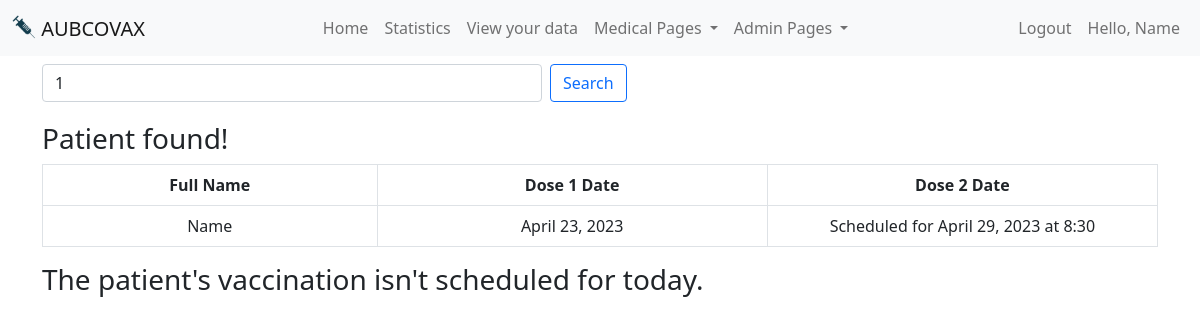
The app's page /medicalSearch/1 (signed in), older data.
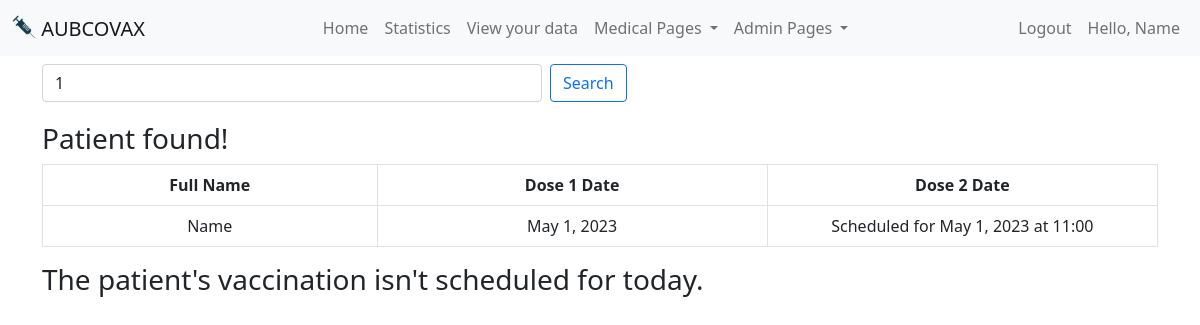
The same page, newer data.
### main/models.py (models this page shows, shortened)
class Account(AbstractBaseUser, PermissionsMixin):
    username=models.CharField(max_length=200, unique=True)
    isMedicalStaff = models.BooleanField(default=False)
    isAdmin = models.BooleanField(default=False)
    name = models.CharField(max_length=200)
    email = models.EmailField(unique=False)
    DOB = models.DateField()
    ID_nbr = models.IntegerField(unique=True)
    phone_nbr = models.IntegerField(unique=True)
    address = models.CharField(max_length=200)
    medical_history = models.TextField()
    doseOne = models.BooleanField(default=False)
    doseOneDate = models.DateField(null=True, blank=True)
    doseOneTime=models.CharField(max_length=200, null=True, blank=True)
    doseTwo = models.BooleanField(default=False)
    doseTwoDate = models.DateField(null=True, blank=True)
    doseTwoTime=models.CharField(max_length=200, null=True, blank=True)
    is_staff=models.BooleanField(default=False)
    is_active=models.BooleanField(default=True)
    objects = MyUserManager()
    USERNAME_FIELD = 'username'
    REQUIRED_FIELDS = ['name', 'email', 'isMedicalStaff', 'isAdmin', 'DOB', 'ID_nbr', 'phone_nbr', 'address', 'medical_history']

### main/views.py (the view, shortened to what this page needs)
# urls.py: path('medicalSearch/<int:phoneNb>', views.medicalSearchNb, name='medicalSearch'),
def medicalSearchNb(request, phoneNb):
    if not request.user.is_authenticated or not request.user.isMedicalStaff:
        return render(request, 'notAllowed.html')
    today=date.fromisoformat(datetime.datetime.today().strftime('%Y-%m-%d'))
    slots=[]
    if request.method == 'POST' and request.POST.get('phoneNb'):
        phoneNb=request.POST.get('phoneNb')
        return redirect(f'/medicalSearch/{phoneNb}', phoneNb=phoneNb)
    elif request.method == 'POST' and request.POST.get('confirm'):
        phoneNb=request.POST.get('confirm')
        account=Account.objects.get(phone_nbr=phoneNb)
        account.doseOne=True
        account.save()
        return redirect(f'/medicalSearch/{phoneNb}', phoneNb=phoneNb)
    elif request.method == 'POST' and request.POST.get('view'):
        slots=scheduling.viewAvailableAppointmentsRange(today+datetime.timedelta(days=14),7)
        patient=Account.objects.get(phone_nbr=phoneNb)
        context={'result':True ,'patient': patient, 'notFound':False,'nb':phoneNb, 'today':today, 'slots':slots}
        return render(request, 'medicalSearch.html', context)
    patient=Account.objects.filter(phone_nbr=phoneNb)
    try:
        patient=patient[0]
    except:
        return render(request, 'medicalSearch.html', {'result':True, 'notFound':True,'nb':phoneNb})
    context={'result':True ,'patient': patient, 'notFound':False,'nb':phoneNb, 'today':today}
    return render(request, 'medicalSearch.html', context)

### main/templates/medicalSearch.html (shortened to what this page needs)
{% extends 'base.html' %}
{%load static %}
{% block content %}
<form method="post" class="d-flex" style="margin-bottom: 20px;">
    <input class="form-control me-2 search-input" type="search" placeholder="Enter a phone number" value="{{nb}}" aria-label="Search" name="phoneNb">
    <button class="btn btn-outline-primary" type="submit">Search</button>
</form>
<table class="table table-bordered">
    <tr>
        <th style="width:30%">Full Name</th>
        <th style="width:35%">Dose 1 Date</th>
        <th style="width:35%">Dose 2 Date</th>
    </tr>
{% if notFound %}
<h3>Sorry, we couldn't find a patient with that phone number</h3>
{% else %}
{% if result %}
<h3>Patient found!</PFheader>
<br>
        <tr>
                    <td>{{patient.name}}</td>
                    {% if patient.doseOne %}
                    <td>{{patient.doseOneDate}}</td>
                    {% else %}
                    <td>Scheduled for {{patient.doseOneDate}} at {{patient.doseOneTime}}</td>
                    {%endif%}
                    {% if patient.doseTwoDate == None %}
                    <td>Not scheduled yet</td>
                    {% else %}
                    {% if patient.doseTwo %}
                    <td>{{patient.doseTwoDate}}</td>
                    {% else %}
                    <td>Scheduled for {{patient.doseTwoDate}} at {{patient.doseTwoTime}}</td>
                    {%endif%}
                    {%endif%}
                </tr>
                </table>
{% if not patient.doseOne %}
{% if today == patient.doseOneDate %}
<h3>The patient's vaccination is today!</h3>
<form method="POST">
    {% csrf_token %}
    <button class="btn btn-warning" type="submit" name="confirm" value="{{patient.phone_nbr}}">Confirm Vaccination</button>
</form>
{% else %}
<h3>The patient's vaccination isn't scheduled for today.</h3>
{% endif %}
{% else %}
{% if patient.doseTwo == False %}
{% if patient.doseTwoDate == None %}
<h4>Schedule second dose:</h4>
<form method="POST">
    {% csrf_token %}
    <button class="btn btn-warning" type="submit" name="view" value="view" style="margin-bottom: 10px;">View available time slots</button>
</form>
<form method="POST">
    {% csrf_token %}
    <div class="list-group" style="width: max-content;">
        {% for slot in slots %}
        <button type="submit" class="list-group-item list-group-item-action" name="date" value="{{slot}}">{{slot.split.0}} at {{slot.split.1}}</button>
        {% endfor %}
    </div>
</form>
{% else %}
{% if today == patient.doseTwoDate %}
<h3>The patient's vaccination is today!</h3>
<form method="POST">
    {% csrf_token %}
    <button class="btn btn-warning" type="submit" name="confirm2" value="{{patient.phone_nbr}}">Confirm Second Vaccination</button>
</form>
{% else %}
<h3>The patient's vaccination isn't scheduled for today.</h3>
{% endif %}
{% endif %}
{% else %}
<h3>The patient received all the required vaccines!</h3>
{% endif %}
{% endif %}
{% else %}
<h3>Enter a patient's phone number to search</h3>
{% endif %}
{% endif %}
{% endblock %}

### main/templates/base.html (shortened to what this page needs)
<!doctype html>
<html lang="en">
  <head>
    <link href="https://cdn.jsdelivr.net/npm/bootstrap@5.0.2/dist/css/bootstrap.min.css" rel="stylesheet">
    {% load static %}
  </head>
  <body>
    <nav class="navbar navbar-expand-lg navbar-light bg-light mb-2">
      <div class="container-fluid">
        <a class="navbar-brand mb-0 h1" href="/">
          <img src="{% static '/vaccine.png' %}" alt="" width="24px" height="24px" class="d-inline-block align-text-top">
          AUBCOVAX
        </a>
        <div class="collapse navbar-collapse" id="navbarSupportedContent">
          <ul class="navbar-nav me-auto mb-lg-0" style="margin-left: auto;">
            <li class="nav-item">
              <a class="nav-link" href="/">Home</a>
            </li>
            <li class="nav-item">
              <a class="nav-link" href="/stats">Statistics</a>
            </li>
            {% if user.is_authenticated %}
            <li class="nav-item">
              <a class="nav-link" href="/patientInfo">View your data</a>
            </li>
            {% endif %}
            {% if user.isMedicalStaff %}
            <li class="nav-item dropdown">
              <a class="nav-link dropdown-toggle" href="#" id="navbarDropdown" role="button" data-bs-toggle="dropdown" aria-expanded="false">
                Medical Pages
              </a>
            </li>
            {% endif %}
            {% if user.isAdmin %}
            <li class="nav-item dropdown">
              <a class="nav-link dropdown-toggle" href="#" id="navbarDropdown" role="button" data-bs-toggle="dropdown" aria-expanded="false">
                Admin Pages
              </a>
            </li>
            {% endif %}
          </ul>
          <ul class="navbar-nav ml-auto">
            {% if user.is_authenticated %}
            <li class="nav-item">
              <a class="nav-link" href="/logout">Logout</a>
            </li>
            <li class="nav-item">
              <a class="nav-link" href="/patientInfo">Hello, {{user.name}}</a>
            </li>
            {% endif %}
        </div>
      </div>
    </nav>
    <div class="container-sm mb-4">
      {% block content %}
      {% endblock %}
    </div>
  </body>
</html>

Row changes from the older to the newer data that the page shows:
changed Account "Name": doseOneDate "April 23, 2023" → "May 1, 2023"; doseTwoDate "April 29, 2023" → "May 1, 2023"; doseTwoTime "8:30" → "11:00"
